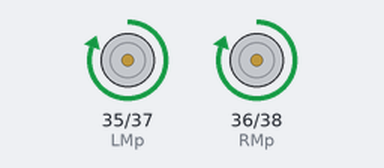
The program below on a simulated Raspberry Pi (header pin numbers). On the bench: motor-driver pin pairs drawn as motors (green arrow = first pin HIGH = forward, orange = second pin HIGH = backward, longer = more drive). At 2.5 s the program stops and its outputs stay as they are.

Above: at 0.6 s.
At 1.85 s:
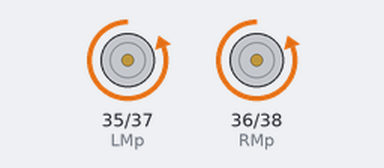
At 2.5 s:
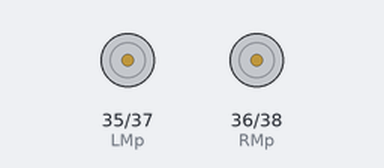
Timing chart, 0 to 4.0 s (numbered marks = the images above):
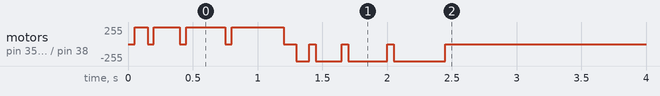

The program:

greenbotmovement.py
```python
import RPi.GPIO as gpio
import time

#pin names
LMp=35
LMn=37
RMp=36
RMn=38

gpio.cleanup()
gpio.setmode(gpio.BOARD)#use pin numbering
gpio.setup(LMp, gpio.OUT)
gpio.setup(LMn, gpio.OUT)
gpio.setup(RMp, gpio.OUT)
gpio.setup(RMn, gpio.OUT)

def stop():
    gpio.output(LMp, False)
    gpio.output(LMn, False)
    gpio.output(RMp, False)
    gpio.output(RMn, False)

def runf(distance):
    #print("Moving Forward")
    gpio.output(LMp, True)
    gpio.output(LMn, False)
    gpio.output(RMp, True)
    gpio.output(RMn, False)
    time.sleep(distance)
    stop()

def runb(distance):
    #print("Moving Backward")
    gpio.output(LMp, False)
    gpio.output(LMn, True)
    gpio.output(RMp, False)
    gpio.output(RMn, True)
    time.sleep(distance)
    stop()

def fow(distance,stepwait=0.05):
    remdistance=0
    while(remdistance!=distance):
        runf(remdistance)
        remdistance+=(stepwait*2)
        time.sleep(stepwait)
    stop()

def back(distance,stepwait=0.05):
    remdistance=0
    while(remdistance!=distance):
        runb(remdistance)
        remdistance+=(stepwait*2)
        time.sleep(stepwait)
    stop()

if __name__=="__main__":
    fow(0.5)
    back(0.5)
    ##time.sleep(2)
    ##runb(0.2)
```
